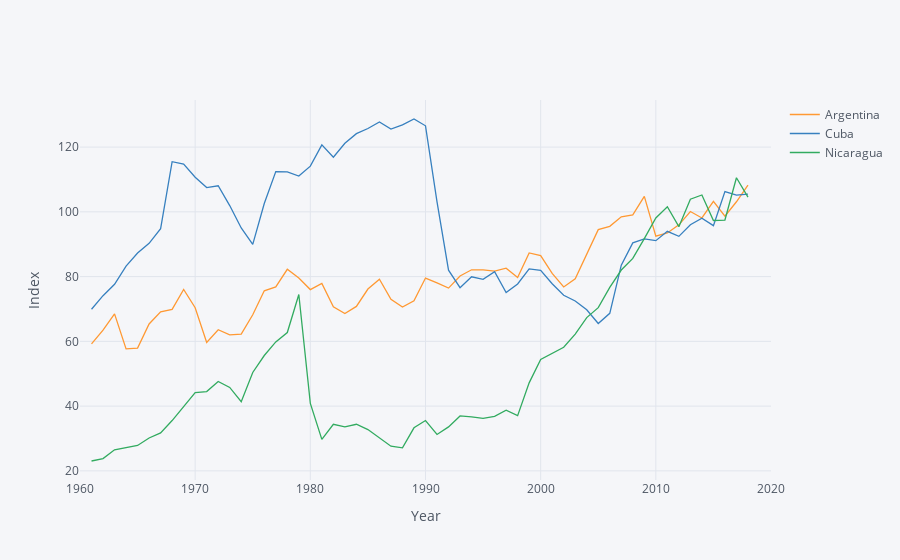

The notebook cell saved with this chart:
### Markdown cell above
### Livestock Production Over Time

### Code cell
vars = {"AG.PRD.LVSK.XD":"Livestock index"}

livestock = fix_date_index(wbdata.get_dataframe(vars,country=use)).squeeze().unstack('country')

livestock.iplot(xTitle="Year",yTitle="Index")
